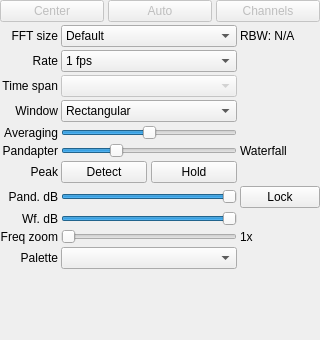
<?xml version="1.0" encoding="UTF-8"?>
<ui version="4.0">
 <class>FftPanel</class>
 <widget class="QWidget" name="FftPanel">
  <property name="geometry">
   <rect>
    <x>0</x>
    <y>0</y>
    <width>320</width>
    <height>340</height>
   </rect>
  </property>
  <property name="windowTitle">
   <string>Form</string>
  </property>
  <layout class="QGridLayout" name="gridLayout">
   <property name="leftMargin">
    <number>0</number>
   </property>
   <property name="topMargin">
    <number>0</number>
   </property>
   <property name="rightMargin">
    <number>0</number>
   </property>
   <property name="bottomMargin">
    <number>0</number>
   </property>
   <property name="spacing">
    <number>3</number>
   </property>
   <item row="0" column="0" colspan="3">
    <widget class="QFrame" name="frame_3">
     <property name="maximumSize">
      <size>
       <width>16777215</width>
       <height>42</height>
      </size>
     </property>
     <property name="frameShape">
      <enum>QFrame::NoFrame</enum>
     </property>
     <property name="frameShadow">
      <enum>QFrame::Raised</enum>
     </property>
     <layout class="QGridLayout" name="gridLayout_4">
      <property name="leftMargin">
       <number>0</number>
      </property>
      <property name="topMargin">
       <number>0</number>
      </property>
      <property name="rightMargin">
       <number>0</number>
      </property>
      <property name="bottomMargin">
       <number>0</number>
      </property>
      <property name="spacing">
       <number>4</number>
      </property>
      <item row="0" column="0">
       <widget class="QPushButton" name="pushButton">
        <property name="enabled">
         <bool>false</bool>
        </property>
        <property name="autoFillBackground">
         <bool>false</bool>
        </property>
        <property name="text">
         <string>Center</string>
        </property>
        <property name="checkable">
         <bool>false</bool>
        </property>
        <property name="default">
         <bool>false</bool>
        </property>
        <property name="flat">
         <bool>false</bool>
        </property>
       </widget>
      </item>
      <item row="0" column="1">
       <widget class="QPushButton" name="pushButton_2">
        <property name="enabled">
         <bool>false</bool>
        </property>
        <property name="text">
         <string>Auto</string>
        </property>
        <property name="checkable">
         <bool>true</bool>
        </property>
       </widget>
      </item>
      <item row="0" column="2">
       <widget class="QPushButton" name="pushButton_3">
        <property name="enabled">
         <bool>false</bool>
        </property>
        <property name="text">
         <string>Channels</string>
        </property>
        <property name="checkable">
         <bool>true</bool>
        </property>
       </widget>
      </item>
     </layout>
    </widget>
   </item>
   <item row="1" column="0">
    <widget class="QLabel" name="label_3">
     <property name="text">
      <string>FFT size</string>
     </property>
     <property name="alignment">
      <set>Qt::AlignRight|Qt::AlignTrailing|Qt::AlignVCenter</set>
     </property>
    </widget>
   </item>
   <item row="1" column="1">
    <widget class="QComboBox" name="fftSizeCombo">
     <item>
      <property name="text">
       <string>Default</string>
      </property>
     </item>
     <item>
      <property name="text">
       <string>512</string>
      </property>
     </item>
     <item>
      <property name="text">
       <string>1024</string>
      </property>
     </item>
     <item>
      <property name="text">
       <string>2048</string>
      </property>
     </item>
     <item>
      <property name="text">
       <string>4096</string>
      </property>
     </item>
     <item>
      <property name="text">
       <string>8192</string>
      </property>
     </item>
     <item>
      <property name="text">
       <string>16384</string>
      </property>
     </item>
     <item>
      <property name="text">
       <string>32768</string>
      </property>
     </item>
     <item>
      <property name="text">
       <string>65536</string>
      </property>
     </item>
    </widget>
   </item>
   <item row="1" column="2">
    <widget class="QLabel" name="rbwLabel">
     <property name="text">
      <string>RBW: N/A</string>
     </property>
    </widget>
   </item>
   <item row="2" column="0">
    <widget class="QLabel" name="label_4">
     <property name="text">
      <string>Rate</string>
     </property>
     <property name="alignment">
      <set>Qt::AlignRight|Qt::AlignTrailing|Qt::AlignVCenter</set>
     </property>
    </widget>
   </item>
   <item row="2" column="1">
    <widget class="QComboBox" name="rateCombo">
     <property name="enabled">
      <bool>true</bool>
     </property>
     <item>
      <property name="text">
       <string>1 fps</string>
      </property>
     </item>
     <item>
      <property name="text">
       <string>5 fps</string>
      </property>
     </item>
     <item>
      <property name="text">
       <string>10 fps</string>
      </property>
     </item>
     <item>
      <property name="text">
       <string>15 fps</string>
      </property>
     </item>
     <item>
      <property name="text">
       <string>20 fps</string>
      </property>
     </item>
     <item>
      <property name="text">
       <string>30 fps</string>
      </property>
     </item>
     <item>
      <property name="text">
       <string>50 fps</string>
      </property>
     </item>
     <item>
      <property name="text">
       <string>60 fps</string>
      </property>
     </item>
    </widget>
   </item>
   <item row="3" column="0">
    <widget class="QLabel" name="label_5">
     <property name="text">
      <string>Time span</string>
     </property>
     <property name="alignment">
      <set>Qt::AlignRight|Qt::AlignTrailing|Qt::AlignVCenter</set>
     </property>
    </widget>
   </item>
   <item row="3" column="1">
    <widget class="QComboBox" name="timeSpanCombo">
     <property name="enabled">
      <bool>false</bool>
     </property>
    </widget>
   </item>
   <item row="4" column="0">
    <widget class="QLabel" name="label_6">
     <property name="text">
      <string>Window</string>
     </property>
     <property name="alignment">
      <set>Qt::AlignRight|Qt::AlignTrailing|Qt::AlignVCenter</set>
     </property>
    </widget>
   </item>
   <item row="4" column="1">
    <widget class="QComboBox" name="windowCombo">
     <item>
      <property name="text">
       <string>Rectangular</string>
      </property>
     </item>
     <item>
      <property name="text">
       <string>Hamming</string>
      </property>
     </item>
     <item>
      <property name="text">
       <string>Hann</string>
      </property>
     </item>
     <item>
      <property name="text">
       <string>Flat-top</string>
      </property>
     </item>
     <item>
      <property name="text">
       <string>Blackmann-Harris</string>
      </property>
     </item>
    </widget>
   </item>
   <item row="5" column="0">
    <widget class="QLabel" name="label_7">
     <property name="text">
      <string>Averaging</string>
     </property>
     <property name="alignment">
      <set>Qt::AlignRight|Qt::AlignTrailing|Qt::AlignVCenter</set>
     </property>
    </widget>
   </item>
   <item row="5" column="1">
    <widget class="QSlider" name="fftAvgSlider">
     <property name="maximum">
      <number>1000</number>
     </property>
     <property name="singleStep">
      <number>1</number>
     </property>
     <property name="sliderPosition">
      <number>500</number>
     </property>
     <property name="orientation">
      <enum>Qt::Horizontal</enum>
     </property>
    </widget>
   </item>
   <item row="6" column="0">
    <widget class="QLabel" name="label_8">
     <property name="text">
      <string>Pandapter</string>
     </property>
     <property name="alignment">
      <set>Qt::AlignRight|Qt::AlignTrailing|Qt::AlignVCenter</set>
     </property>
    </widget>
   </item>
   <item row="6" column="1">
    <widget class="QSlider" name="fftAspectSlider">
     <property name="maximum">
      <number>100</number>
     </property>
     <property name="value">
      <number>30</number>
     </property>
     <property name="orientation">
      <enum>Qt::Horizontal</enum>
     </property>
    </widget>
   </item>
   <item row="6" column="2">
    <widget class="QLabel" name="label_15">
     <property name="text">
      <string>Waterfall</string>
     </property>
    </widget>
   </item>
   <item row="7" column="0">
    <widget class="QLabel" name="label_9">
     <property name="text">
      <string>Peak</string>
     </property>
     <property name="alignment">
      <set>Qt::AlignRight|Qt::AlignTrailing|Qt::AlignVCenter</set>
     </property>
    </widget>
   </item>
   <item row="7" column="1">
    <widget class="QFrame" name="frame_4">
     <property name="maximumSize">
      <size>
       <width>16777215</width>
       <height>42</height>
      </size>
     </property>
     <property name="frameShape">
      <enum>QFrame::NoFrame</enum>
     </property>
     <property name="frameShadow">
      <enum>QFrame::Plain</enum>
     </property>
     <layout class="QGridLayout" name="gridLayout_6">
      <property name="leftMargin">
       <number>0</number>
      </property>
      <property name="topMargin">
       <number>0</number>
      </property>
      <property name="rightMargin">
       <number>0</number>
      </property>
      <property name="bottomMargin">
       <number>0</number>
      </property>
      <property name="spacing">
       <number>4</number>
      </property>
      <item row="0" column="0">
       <widget class="QPushButton" name="detectPeakButton">
        <property name="enabled">
         <bool>true</bool>
        </property>
        <property name="text">
         <string>Detect</string>
        </property>
        <property name="checkable">
         <bool>true</bool>
        </property>
       </widget>
      </item>
      <item row="0" column="1">
       <widget class="QPushButton" name="holdPeakButton">
        <property name="enabled">
         <bool>true</bool>
        </property>
        <property name="text">
         <string>Hold</string>
        </property>
        <property name="checkable">
         <bool>true</bool>
        </property>
       </widget>
      </item>
     </layout>
    </widget>
   </item>
   <item row="8" column="0">
    <widget class="QLabel" name="label_10">
     <property name="text">
      <string>Pand. dB</string>
     </property>
     <property name="alignment">
      <set>Qt::AlignRight|Qt::AlignTrailing|Qt::AlignVCenter</set>
     </property>
    </widget>
   </item>
   <item row="8" column="1">
    <widget class="ctkRangeSlider" name="pandRange">
     <property name="minimum">
      <number>-160</number>
     </property>
     <property name="maximum">
      <number>0</number>
     </property>
     <property name="orientation">
      <enum>Qt::Horizontal</enum>
     </property>
     <property name="minimumValue" stdset="0">
      <number>-70</number>
     </property>
     <property name="minimumPosition" stdset="0">
      <number>-70</number>
     </property>
     <property name="maximumPosition" stdset="0">
      <number>-10</number>
     </property>
    </widget>
   </item>
   <item row="8" column="2">
    <widget class="QPushButton" name="lockButton">
     <property name="enabled">
      <bool>true</bool>
     </property>
     <property name="text">
      <string>Lock</string>
     </property>
     <property name="checkable">
      <bool>true</bool>
     </property>
    </widget>
   </item>
   <item row="9" column="0">
    <widget class="QLabel" name="label_11">
     <property name="text">
      <string>Wf. dB</string>
     </property>
     <property name="alignment">
      <set>Qt::AlignRight|Qt::AlignTrailing|Qt::AlignVCenter</set>
     </property>
    </widget>
   </item>
   <item row="9" column="1">
    <widget class="ctkRangeSlider" name="wfRange">
     <property name="minimum">
      <number>-160</number>
     </property>
     <property name="maximum">
      <number>0</number>
     </property>
     <property name="orientation">
      <enum>Qt::Horizontal</enum>
     </property>
     <property name="minimumValue" stdset="0">
      <number>-70</number>
     </property>
     <property name="maximumPosition" stdset="0">
      <number>-10</number>
     </property>
    </widget>
   </item>
   <item row="10" column="0">
    <widget class="QLabel" name="label_12">
     <property name="text">
      <string>Freq zoom</string>
     </property>
     <property name="alignment">
      <set>Qt::AlignRight|Qt::AlignTrailing|Qt::AlignVCenter</set>
     </property>
    </widget>
   </item>
   <item row="10" column="1">
    <widget class="QSlider" name="freqZoomSlider">
     <property name="minimum">
      <number>1</number>
     </property>
     <property name="maximum">
      <number>50</number>
     </property>
     <property name="orientation">
      <enum>Qt::Horizontal</enum>
     </property>
    </widget>
   </item>
   <item row="10" column="2">
    <widget class="QLabel" name="freqZoomLabel">
     <property name="text">
      <string>1x</string>
     </property>
    </widget>
   </item>
   <item row="11" column="0">
    <widget class="QLabel" name="label_17">
     <property name="text">
      <string>Palette</string>
     </property>
     <property name="alignment">
      <set>Qt::AlignRight|Qt::AlignTrailing|Qt::AlignVCenter</set>
     </property>
    </widget>
   </item>
   <item row="11" column="1">
    <widget class="QComboBox" name="paletteCombo">
     <property name="iconSize">
      <size>
       <width>64</width>
       <height>20</height>
      </size>
     </property>
    </widget>
   </item>
   <item row="12" column="1">
    <spacer name="verticalSpacer_2">
     <property name="orientation">
      <enum>Qt::Vertical</enum>
     </property>
     <property name="sizeHint" stdset="0">
      <size>
       <width>20</width>
       <height>9</height>
      </size>
     </property>
    </spacer>
   </item>
  </layout>
 </widget>
 <customwidgets>
  <customwidget>
   <class>ctkRangeSlider</class>
   <extends>QSlider</extends>
   <header>ctkRangeSlider.h</header>
  </customwidget>
 </customwidgets>
 <resources/>
 <connections/>
</ui>
